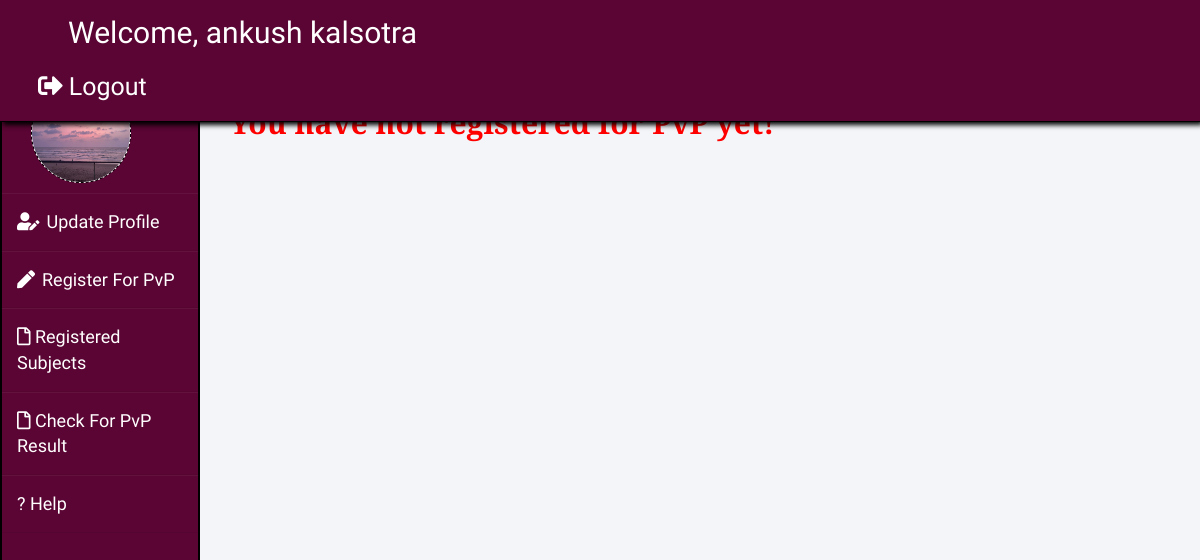
/user/dashboard.php (signed in), run on the app's committed database.
### tables this page shows
CREATE TABLE `registration` (
  `id` int(255) NOT NULL,
  `fname` varchar(255) NOT NULL,
  `lname` varchar(255) NOT NULL,
  `bdate` date NOT NULL,
  `usn` varchar(100) NOT NULL,
  `email` varchar(255) NOT NULL,
  `dept` varchar(255) NOT NULL,
  `sem` int(1) NOT NULL,
  `gender` char(1) NOT NULL,
  `phno` bigint(11) NOT NULL,
  `image` varchar(100) NOT NULL,
  `password` varchar(255) NOT NULL
);

### user/dashboard.php (the view, shortened to what this page needs)
<?php
require_once('../connection.php');
$user = $_SESSION['user'];
if ($user == "") {
    header('location:../index.php');
} else {
    $stud =  mysqli_query($con, "SELECT * from registration where usn = '$user'");
}
$row = mysqli_fetch_array($stud);
$sem = $row['sem'];
$q = mysqli_query($con, "select * from sub_reg where usn='" . $_SESSION['user'] . "'");
$rr = mysqli_num_rows($q);
if (!$rr) {
    $exerrr = "<font color='red';font-family:'Acme';>You have not registered for PvP yet!</font>";
} else {
    $exerrr = "<font color='primary'>You Application has been Submitted..! </font>";
}
?>
<!DOCTYPE html>
<html lang="en">
<head>
    <link rel="stylesheet" href="https://cdnjs.cloudflare.com/ajax/libs/font-awesome/4.7.0/css/font-awesome.min.css">
    <link rel="stylesheet" href="https://maxcdn.bootstrapcdn.com/bootstrap/4.0.0/css/bootstrap.min.css" />
    <link href="../css/bootstrap.min.css" rel="stylesheet">
    <link rel="stylesheet" href="https://use.fontawesome.com/releases/v5.3.1/css/all.css">
    <link href="styles.css" rel="stylesheet">
</head>
<body>
    <nav class="navbar navbar-inverse navbar-fixed-top" style="position:fixed;top:0;left:0;padding:8px;border:none;background-color:#5a0533;border-bottom:1px solid black;box-shadow: 3px 3px 5px black;">
        <div class="container-fluid">
            <div class="navbar-header">
                <a class="navbar-brand text-white" style="font-family:'Acme';font-size:30px;color: white;padding-right: 750px;" href="#">Welcome, <?php echo '' . $row['fname'] . ' ' . $row['lname']; ?> </a>
            </div>
            <ul class="nav navbar-nav navbar-right collapsed text-white" id="navbar">
                <li>
                    <a class="mnav11" style="color:white;font-family:'Acme';font-size:25px;" href="../logout.php?logout"><i class="fas fa-sign-out-alt" aria-hidden="true"></i> Logout</a>
                </li>
            </ul>
    </nav>
    <div class="wrapper">
        <div class="sidebar col -l2 -s4">
            <ul>
                <div>
                    <img src="../images/<?php echo $_SESSION['user']; ?>/<?php echo $row['image']; ?>" width="100" height="100" alt="not found" />
                </div>
                <li><a href="dashboard.php?page=update_profile"><i class="fas fa-user-edit"></i> Update Profile</a></li>
                <li><a href="dashboard.php?page=register"><i class="fas fa-pen"></i>Register For PvP</a></li>
                <li><a href="dashboard.php?page=subjects_reg"><i class="far fa-file"></i> Registered Subjects</a></li>
                <li><a href="dashboard.php?page=time_table"><i class="far fa-file"></i> Check For PvP Result</a></li>
                <li><a href="dashboard.php?page=chatbot"></> ? Help</a></li>
            </ul>
        </div>
        <div class="col-sm-12 col-sm-offset-12 col-md-10 col-md-offset-2 main">
            <?php
            @$page =  $_GET['page'];
            if ($page != "") {
                if ($page == "register") {
                    if ($sem == 1 && !$rr) {
                        if (!$rr) {
                            include('1st_sem.php');
                        } else {
                            echo "<h2 style='font-family:Bitter;margin-left: 2%;font-weight:600;'>$exerrr</h2>";
                        }
                    }
                    if ($sem == 2) {
                        if (!$rr) {
                            include('2nd_sem.php');
                        } else {
                            echo "<h2 style='font-family:Bitter;margin-left: 2%;font-weight:600;'>$exerrr</h2>";
                        }
                    }
                    if ($sem == 3) {
                        if (!$rr) {
                            include('3rd_sem.php');
                        } else {
                            echo "<h2 style='font-family:Bitter;margin-left: 2%;font-weight:600;'>$exerrr</h2>";
                        }
                    }
                    if ($sem == 4) {
                        if (!$rr) {
                            include('4th_sem.php');
                        } else {
                            echo "<h2 style='font-family:Bitter;margin-left: 2%;font-weight:600;'>$exerrr</h2>";
                        }
                    }
                    if ($sem == 5) {
                        if (!$rr) {
                            include('5th_sem.php');
                        } else {
                            echo "<h2 style='font-family:Bitter;margin-left: 2%;font-weight:600;'>$exerrr</h2>";
                        }
                    }
                    if ($sem == 6) {
                        if (!$rr) {
                            include('6th_sem.php');
                        } else {
                            echo "<h2 style='font-family:Bitter;margin-left: 2%;font-weight:600;'>$exerrr</h2>";
                        }
                    }
                    if ($sem == 7) {
                        if (!$rr) {
                            include('7th_sem.php');
                        } else {
                            echo "<h2 style='font-family:Bitter;margin-left: 2%;font-weight:600;'>$exerrr</h2>";
                        }
                    }
                    if ($sem == 8) {
                        if (!$rr) {
                            include('8th_sem.php');
                        } else {
                            echo "<h2 style='font-family:Bitter;margin-left: 2%;font-weight:600;'>$exerrr</h2>";
                        }
                    }
                }
                if ($page == "update_profile") {
                    include('update_profile.php');
                }
                if ($page == "subjects_reg") {
                    include('subjects_reg.php');
                }
                if($page=="time_table"){
                    include('timet.php');
                }
                if($page=="chatbot"){
                    include('chatbot.php');
                }
            } else {
            ?><h2 style="font-family:'Bitter';margin-left: 2%;font-weight:600;"><?php echo @$exerrr; ?></h2>
            <?php } ?>
</body>
</html>

### user/styles.css (style rules this page uses)
body { padding-top: 50px; }
.navbar-fixed-top { border: 5px solid black; margin-top: auto; z-index: 1000000; top: 0; text-decoration: none; width: 100%; position: fixed; background-color: #454545; }
.navbar-fixed-top ul li a { font-size: 22px; }
.sidebar { display: none; }
@media (min-width: 768px) { .sidebar { position: fixed; top: 51px; bottom: 0; left: 0; z-index: 1000; display: block; padding: 20px; overflow-x: hidden; overflow-y: auto; background-color: #454545; border-right: 5px solid black; } }
.main { padding: 20px; }
@media (min-width: 768px) { .main { padding-right: 40px; padding-left: 40px; } }

### user/dashboard.php (style rules this page uses)
body { background-color: #f3f5f9; }
.wrapper { display: flex; margin-top: 3%; position: relative; }
.wrapper .sidebar { width: 200px; height: 100%; background: #5a0533; padding: 30px 0px; border: 2px solid black; position: fixed; overflow-x: scroll; font-family: 'Acme'; font-size: 18px; margin-bottom: 5%; }
.wrapper .sidebar ul { list-style: none; margin: 0; padding: 0; }
.wrapper .sidebar ul li { padding: 15px; border-bottom: 1px solid #bdb8d7; border-bottom: 1px solid rgba(0, 0, 0, 0.05); border-top: 1px solid rgba(255, 255, 255, 0.05); }
.wrapper .sidebar img { border-radius: 50%; justify-content: center; margin-left: 15%; margin-top: auto; margin-bottom: 5%; ; border: 1px dashed #000000; background-color: white; }
.wrapper .sidebar ul li a { color: #fff; text-decoration: none; display: block; }
.wrapper .sidebar ul li a .fas { width: 25px; }
.main { margin-left: 200px; font-size: 20px; padding: 0px 10px; }

### data on the page
registration: fname "ankush", lname "kalsotra", image (picture)
